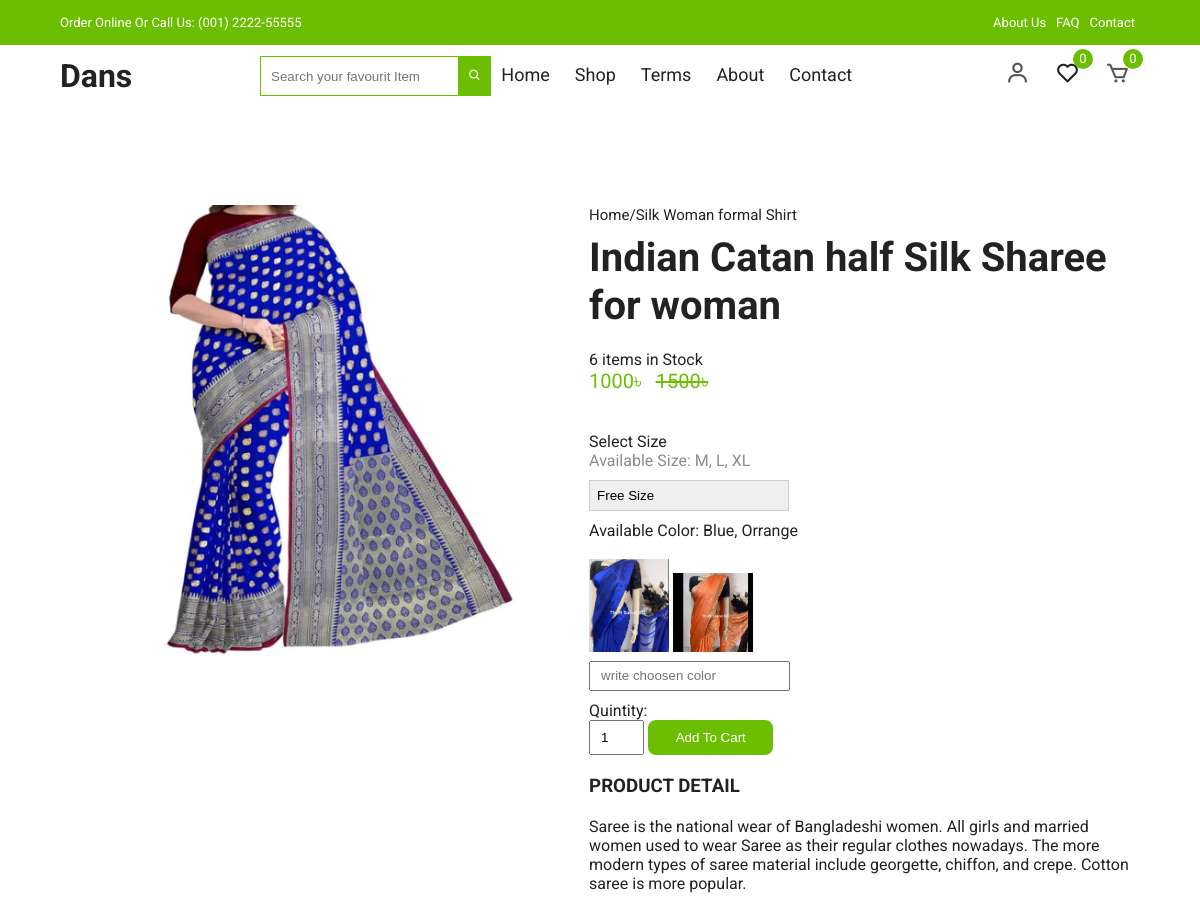
The page /view-product-detals/indian-catan-half-silk-sharee-for-woman-92461064-01fb-4d58-9cab-e2cd221e84dd/ (upper part) on the database as committed earlier.
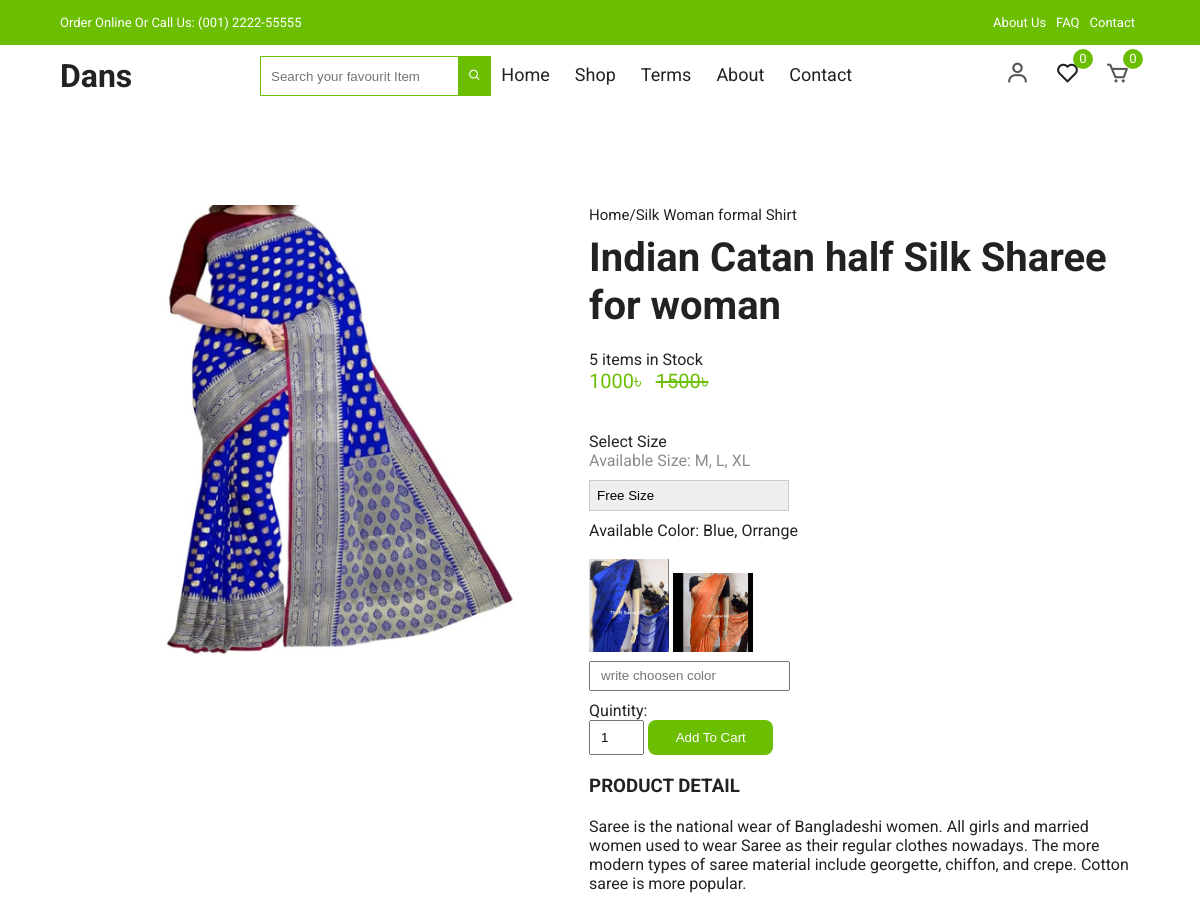
The same page on the database as committed later.
### shopApp/models.py (models this page shows, shortened)
class Product(models.Model):
    product_name         = models.CharField(max_length=260)
    product_code         = models.CharField(max_length=20)
    product_quintity     = models.IntegerField(default=0)
    product_category     = models.ForeignKey(Category, on_delete=models.CASCADE, related_name='category')
    roduct_title         = models.CharField(max_length=260)
    image                = models.ImageField(upload_to='products')
    product_color_image  = models.ManyToManyField(ColorImage, blank=True, null=True, related_name="colorImg")
    color_name           = models.CharField(max_length=160)
    availableSize        = models.CharField(max_length=60)
    slug                 = models.SlugField(unique=True, null=True, blank=True)
    details              = models.TextField()
    main_price           = models.IntegerField()
    is_newarival         = models.BooleanField(default=False)
    is_featured          = models.BooleanField(default=False)
    is_discount          = models.BooleanField(default=False)
    dic_price            = models.IntegerField(default=0, blank=True, null=True)
    cerated_at           = models.DateTimeField(auto_now_add=True)
    updated_at           = models.DateTimeField(auto_now=True)

### shopApp/views.py (the view)
# urls.py: path('view-product-detals/<slug>/', views.ProductDetails, name='productDetails'),
def ProductDetails(request, slug):
    singProduct = Product.objects.get(slug=slug)
    if singProduct:
        categoryId = singProduct.product_category.id
        reletedProduct = Product.objects.filter(product_category=categoryId)[:4]
        context = {
            'singProduct':singProduct,
            'reletedProduct':reletedProduct
        }
        return render(request, 'shopApp/viewProduct.html', context)
    else:
        messages.success(request, 'This product is not available ')

### template/shopApp/viewProduct.html (shortened to what this page needs)
{% extends "base.html" %}
{% load static %}
{% block body %}
<section class="section product-detail">
    <div class="details container">
      <div class="left image-container">
        <div class="main">
          <img src="/media/{{singProduct.image}}" id="zoom" alt="" />
        </div>
      </div>
      <div class="right">
        <span>Home/{{singProduct.product_name}}</span>
        <h1>{{singProduct.roduct_title}}</h1>
        <p>{{singProduct.product_quintity}} items in Stock</p>
        {% if singProduct.dic_price == 0 %}
            <div class="price" style="margin-right: 10px;">{{singProduct.main_price}}&#2547;</div>
        {% else %}
            <div class="price" style="margin-right: 10px;">{{singProduct.dic_price}}&#2547;</div>
            <div class="price"><del>{{singProduct.main_price}}&#2547;</del></div>
        {% endif %}
        <form method="POST" action="{% url 'orderApp:add_to_card' slug=singProduct.slug %}">
          <div style="display: flex;flex-direction: column;">
            <div>
              <br>
              <label for="">Select Size</label><br>
              <p style="color:rgb(140, 140, 140)">Available Size: {{singProduct.availableSize}}</p>
              <select name="size" id="" style="margin-top: 10px;">
                <option value="Free Size">Free Size</option>
              </select>
            </div>
            <div style="margin-top: 10px;">
              <label for="">Available Color: {{singProduct.color_name}} </label><br><br>
              {% for color in singProduct.product_color_image.all %}
              <img src="{{color.image.url}}" width="80px" ="Color Image">
              {% endfor %} <br>
              <input type="text" style="height: 30px;padding:10px;margin-top:5px;outline:#6cbe02" name="color" placeholder="write choosen color" required>
            </div>
            <div style="margin-top: 10px;">
              <label for="">Quintity: </label><br>
              <input type="number" value="1" name="quantity" style="width: 10%;height:35px;padding:10px;">
             <button style="padding: 10px 5%;background-color:#6cbe02;border-radius:8px;color:white;border:#6cbe02;">Add To Cart</button>
            </div>
          </div>
        </form>
        <h3>Product Detail</h3>
        <p>
          {{singProduct.details}}
        </p>
      </div>
    </div>
  </section>
{% endblock %}

Rows that differ between the two databases and show on the page:
changed Product "Indian Catan half Silk Sharee for woman": product_quintity "6" → "5"
